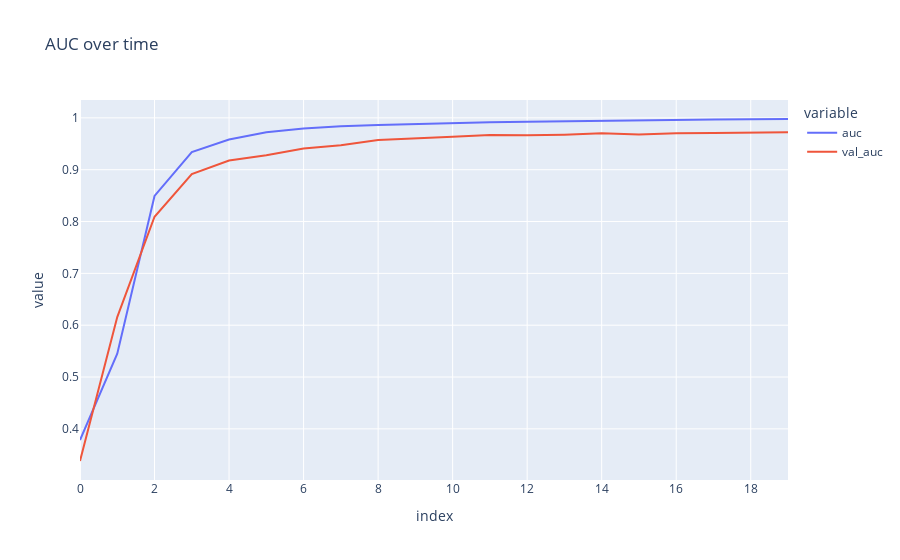

This figure's notebook cell:
### Code cell
fig_auc = px.line(
    history.history,
    y=['auc', 'val_auc'],
    labels={'x': 'Epoch', 'y': 'AUC'},
    title="AUC over time"
)
fig_auc.show()

### Figure 1 — Plotly figure (JSON) as saved in the notebook; plotly's stock layout.template omitted (floating-point values rounded to 4 significant figures)
{"data": [{"hovertemplate": "variable=auc<br>index=%{x}<br>value=%{y}<extra></extra>", "legendgroup": "auc", "line": {"color": "#636efa", "dash": "solid"}, "marker": {"symbol": "circle"}, "mode": "lines", "name": "auc", "orientation": "v", "showlegend": true, "type": "scatter", "x": [0, 1, 2, 3, 4, 5, 6, 7, 8, 9, 10, 11, 12, 13, 14, 15, 16, 17, 18, 19], "xaxis": "x", "y": [0.3784, 0.545, 0.8494, 0.9341, 0.9582, 0.9721, 0.9797, 0.984, 0.9865, 0.9883, 0.9903, 0.9913, 0.9923, 0.9935, 0.9944, 0.9951, 0.9961, 0.997, 0.9973, 0.9978], "yaxis": "y"}, {"hovertemplate": "variable=val_auc<br>index=%{x}<br>value=%{y}<extra></extra>", "legendgroup": "val_auc", "line": {"color": "#EF553B", "dash": "solid"}, "marker": {"symbol": "circle"}, "mode": "lines", "name": "val_auc", "orientation": "v", "showlegend": true, "type": "scatter", "x": [0, 1, 2, 3, 4, 5, 6, 7, 8, 9, 10, 11, 12, 13, 14, 15, 16, 17, 18, 19], "xaxis": "x", "y": [0.338, 0.6157, 0.8092, 0.8915, 0.9176, 0.928, 0.941, 0.9473, 0.9572, 0.9599, 0.9635, 0.9671, 0.9662, 0.9676, 0.9703, 0.968, 0.9703, 0.9707, 0.9716, 0.9721], "yaxis": "y"}], "layout": {"autosize": true, "legend": {"title": {"text": "variable"}, "tracegroupgap": 0}, "title": {"text": "AUC over time"}, "xaxis": {"anchor": "y", "autorange": true, "domain": [0, 1], "range": [0, 19], "title": {"text": "index"}, "type": "linear"}, "yaxis": {"anchor": "x", "autorange": true, "domain": [0, 1], "range": [0.3013, 1.034], "title": {"text": "value"}, "type": "linear"}}}
